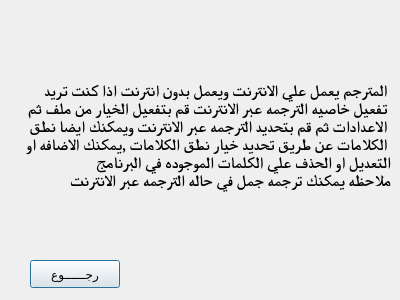
<?xml version="1.0" encoding="UTF-8"?>
<ui version="4.0">
 <class>help</class>
 <widget class="QDialog" name="help">
  <property name="geometry">
   <rect>
    <x>0</x>
    <y>0</y>
    <width>400</width>
    <height>300</height>
   </rect>
  </property>
  <property name="windowTitle">
   <string>Dialog</string>
  </property>
  <widget class="QPushButton" name="back_b">
   <property name="geometry">
    <rect>
     <x>30</x>
     <y>260</y>
     <width>90</width>
     <height>28</height>
    </rect>
   </property>
   <property name="text">
    <string>رجــــــوع</string>
   </property>
  </widget>
  <widget class="QLabel" name="label">
   <property name="geometry">
    <rect>
     <x>10</x>
     <y>10</y>
     <width>381</width>
     <height>251</height>
    </rect>
   </property>
   <property name="font">
    <font>
     <family>Caladea</family>
     <pointsize>12</pointsize>
     <weight>75</weight>
     <bold>true</bold>
    </font>
   </property>
   <property name="text">
    <string>المترجم يعمل علي الانترنت ويعمل بدون انترنت اذا كنت تريد تفعيل خاصيه الترجمه عبر الانترنت قم بتفعيل الخيار من ملف ثم الاعدادات ثم قم بتحديد الترجمه عبر الانترنت ويمكنك ايضا نطق الكلامات عن طريق تحديد خيار نطق الكلامات ,يمكنك الاضافه او التعديل او الحذف علي الكلمات الموجوده في البرنامج
ملاحظه يمكنك ترجمه جمل في حاله الترجمه عبر الانترنت</string>
   </property>
   <property name="wordWrap">
    <bool>true</bool>
   </property>
  </widget>
 </widget>
 <resources/>
 <connections/>
</ui>
